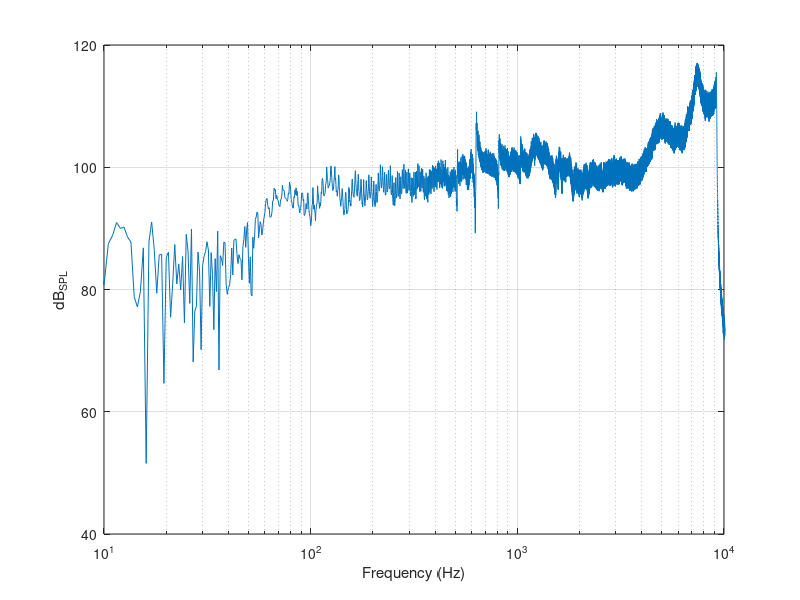

This figure's MATLAB source:
load Measurements.mat

% Normalized frequency
Y0 = fft(PG_closed);
%Y1 = fft(PG_hole_bot);
%Y2 = fft(PG_BR_bot);
%Y1 = fft(PK_closed);

% To dB_SPL
Y0 = 20*log10(Y0./20e-6);
%Y1 = 20*log10(Y1./20e-6);
%Y2 = 20*log10(Y2./20e-6);

figure
semilogx(f(1:end/2), abs(Y0(1:end/2)))
hold on
%semilogx(f(1:end/2), abs(Y1(1:end/2)))
%semilogx(f(1:end/2), abs(Y2(1:end/2)))
grid on
xlabel('Frequency (Hz)');
ylabel('dB_{SPL}');
xlim([10, 10e3]);
ylim([40, 120]);
%legend('Closed', 'Hole bot', 'BR bot', "location", "southeast");
%legend('See-through closed', 'Wooden closed', "location", "southeast");
